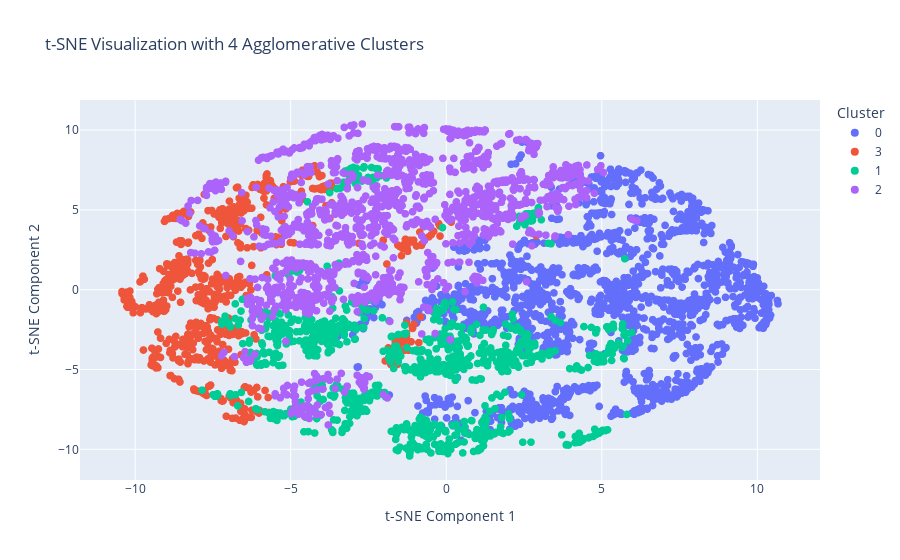

The notebook cell this image was saved under:
### Code cell
# 8b. Cluster with Agglomerative Clustering and Color t-SNE Plot
if 'scaled_features' in locals() and scaled_features.shape[0] > 1:
    # Check if tsne_df was created (i.e., t-SNE ran successfully)
    if 'tsne_df' in locals() and tsne_df is not None and not tsne_df.empty:
        n_clusters = 0
        if scaled_features.shape[0] > 0:
            n_clusters = min(4, scaled_features.shape[0]) 

        if n_clusters >= 2: 
            agg_clustering = AgglomerativeClustering(n_clusters=n_clusters)
            cluster_labels = agg_clustering.fit_predict(scaled_features)

            tsne_df_clustered = tsne_df.copy()
            tsne_df_clustered['Cluster'] = cluster_labels
            tsne_df_clustered['Cluster'] = tsne_df_clustered['Cluster'].astype(str) 

            fig_tsne_clustered = plot_scatter_plotly_2d(
                df=tsne_df_clustered,
                x_col='t-SNE Component 1',
                y_col='t-SNE Component 2',
                color_col='Cluster',
                text_col_data=tsne_df_clustered.index,
                title=f't-SNE Visualization with {n_clusters} Agglomerative Clusters',
                labels_dict={
                    't-SNE Component 1': 't-SNE Component 1',
                    't-SNE Component 2': 't-SNE Component 2',
                    'Cluster': 'Cluster'
                },
                marker_size=8,
                text_position='top right',
                add_zerolines=False
            )
            fig_tsne_clustered.show()
        else:
            print("Skipping Agglomerative Clustering: Not enough samples or clusters to form meaningful groups (need at least 2 clusters and enough samples).")
    elif 'tsne_df' not in locals() or tsne_df is None or tsne_df.empty:
        print("Skipping Agglomerative Clustering visualization: t-SNE results (tsne_df) not available or empty.")
else:
    print("Skipping Agglomerative Clustering: Not enough samples for t-SNE (and thus for clustering).")

### Figure 1 — Plotly figure (JSON) as saved in the notebook; plotly's stock layout.template omitted (floating-point values rounded to 4 significant figures; data arrays with more than 128 entries replaced by an {"elided": "..."} marker saying what was removed)
{"data": [{"hovertemplate": "%{hovertext}<extra></extra>", "hovertext": {"elided": "1777 str values"}, "legendgroup": "0", "marker": {"color": "#636efa", "size": 8, "symbol": "circle"}, "mode": "markers", "name": "0", "showlegend": true, "type": "scattergl", "x": {"elided": "1777 float values"}, "xaxis": "x", "y": {"elided": "1777 float values"}, "yaxis": "y"}, {"hovertemplate": "%{hovertext}<extra></extra>", "hovertext": {"elided": "726 str values"}, "legendgroup": "3", "marker": {"color": "#EF553B", "size": 8, "symbol": "circle"}, "mode": "markers", "name": "3", "showlegend": true, "type": "scattergl", "x": {"elided": "726 float values"}, "xaxis": "x", "y": {"elided": "726 float values"}, "yaxis": "y"}, {"hovertemplate": "%{hovertext}<extra></extra>", "hovertext": {"elided": "1051 str values"}, "legendgroup": "1", "marker": {"color": "#00cc96", "size": 8, "symbol": "circle"}, "mode": "markers", "name": "1", "showlegend": true, "type": "scattergl", "x": {"elided": "1051 float values"}, "xaxis": "x", "y": {"elided": "1051 float values"}, "yaxis": "y"}, {"hovertemplate": "%{hovertext}<extra></extra>", "hovertext": {"elided": "1446 str values"}, "legendgroup": "2", "marker": {"color": "#ab63fa", "size": 8, "symbol": "circle"}, "mode": "markers", "name": "2", "showlegend": true, "type": "scattergl", "x": {"elided": "1446 float values"}, "xaxis": "x", "y": {"elided": "1446 float values"}, "yaxis": "y"}], "layout": {"legend": {"title": {"text": "Cluster"}, "tracegroupgap": 0}, "title": {"text": "t-SNE Visualization with 4 Agglomerative Clusters"}, "xaxis": {"anchor": "y", "domain": [0, 1], "title": {"text": "t-SNE Component 1"}, "zeroline": false}, "yaxis": {"anchor": "x", "domain": [0, 1], "title": {"text": "t-SNE Component 2"}, "zeroline": false}}}
